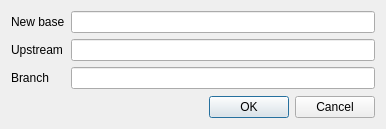
<?xml version="1.0" encoding="UTF-8"?>
<ui version="4.0">
 <class>RebaseOntoDialog</class>
 <widget class="QDialog" name="RebaseOntoDialog">
  <property name="geometry">
   <rect>
    <x>0</x>
    <y>0</y>
    <width>386</width>
    <height>129</height>
   </rect>
  </property>
  <property name="windowTitle">
   <string>Rebase onto</string>
  </property>
  <layout class="QVBoxLayout" name="verticalLayout">
   <item>
    <layout class="QGridLayout" name="gridLayout">
     <item row="0" column="0">
      <widget class="QLabel" name="label">
       <property name="text">
        <string>New base</string>
       </property>
      </widget>
     </item>
     <item row="0" column="1">
      <widget class="QLineEdit" name="lineEdit_newbase"/>
     </item>
     <item row="1" column="0">
      <widget class="QLabel" name="label_2">
       <property name="text">
        <string>Upstream</string>
       </property>
      </widget>
     </item>
     <item row="1" column="1">
      <widget class="QLineEdit" name="lineEdit_upstream"/>
     </item>
     <item row="2" column="0">
      <widget class="QLabel" name="label_3">
       <property name="text">
        <string>Branch</string>
       </property>
      </widget>
     </item>
     <item row="2" column="1">
      <widget class="QLineEdit" name="lineEdit_branch"/>
     </item>
    </layout>
   </item>
   <item>
    <spacer name="verticalSpacer">
     <property name="orientation">
      <enum>Qt::Vertical</enum>
     </property>
     <property name="sizeHint" stdset="0">
      <size>
       <width>20</width>
       <height>1</height>
      </size>
     </property>
    </spacer>
   </item>
   <item>
    <layout class="QHBoxLayout" name="horizontalLayout">
     <item>
      <spacer name="horizontalSpacer">
       <property name="orientation">
        <enum>Qt::Horizontal</enum>
       </property>
       <property name="sizeHint" stdset="0">
        <size>
         <width>40</width>
         <height>20</height>
        </size>
       </property>
      </spacer>
     </item>
     <item>
      <widget class="QPushButton" name="pushButton">
       <property name="text">
        <string>OK</string>
       </property>
      </widget>
     </item>
     <item>
      <widget class="QPushButton" name="pushButton_2">
       <property name="text">
        <string>Cancel</string>
       </property>
      </widget>
     </item>
    </layout>
   </item>
  </layout>
 </widget>
 <resources/>
 <connections>
  <connection>
   <sender>pushButton</sender>
   <signal>clicked()</signal>
   <receiver>RebaseOntoDialog</receiver>
   <slot>accept()</slot>
   <hints>
    <hint type="sourcelabel">
     <x>96</x>
     <y>168</y>
    </hint>
    <hint type="destinationlabel">
     <x>57</x>
     <y>182</y>
    </hint>
   </hints>
  </connection>
  <connection>
   <sender>pushButton_2</sender>
   <signal>clicked()</signal>
   <receiver>RebaseOntoDialog</receiver>
   <slot>reject()</slot>
   <hints>
    <hint type="sourcelabel">
     <x>221</x>
     <y>168</y>
    </hint>
    <hint type="destinationlabel">
     <x>249</x>
     <y>192</y>
    </hint>
   </hints>
  </connection>
 </connections>
</ui>
